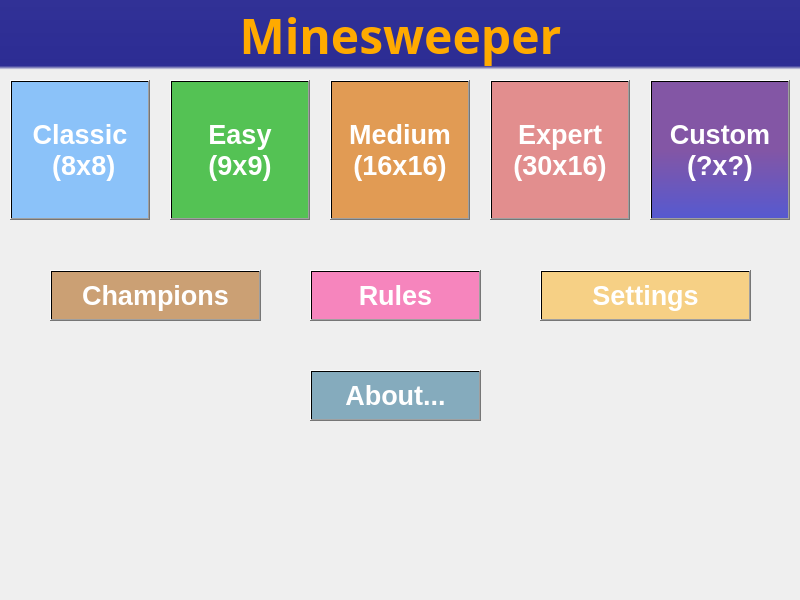
<?xml version="1.0" encoding="UTF-8"?>
<ui version="4.0">
 <class>Main_menu</class>
 <widget class="QMainWindow" name="Main_menu">
  <property name="geometry">
   <rect>
    <x>0</x>
    <y>0</y>
    <width>800</width>
    <height>600</height>
   </rect>
  </property>
  <property name="minimumSize">
   <size>
    <width>800</width>
    <height>600</height>
   </size>
  </property>
  <property name="maximumSize">
   <size>
    <width>800</width>
    <height>600</height>
   </size>
  </property>
  <property name="windowTitle">
   <string>Minesweeper</string>
  </property>
  <property name="windowIcon">
   <iconset resource="images.qrc">
    <normaloff>:/icons/img/Game_icon.png</normaloff>:/icons/img/Game_icon.png</iconset>
  </property>
  <property name="autoFillBackground">
   <bool>false</bool>
  </property>
  <property name="styleSheet">
   <string notr="true">background-image: url(:/backgrounds/img/background_menu.jpg);</string>
  </property>
  <widget class="QWidget" name="centralwidget">
   <widget class="QPushButton" name="pushButton">
    <property name="geometry">
     <rect>
      <x>490</x>
      <y>80</y>
      <width>140</width>
      <height>140</height>
     </rect>
    </property>
    <property name="sizePolicy">
     <sizepolicy hsizetype="Minimum" vsizetype="Fixed">
      <horstretch>0</horstretch>
      <verstretch>0</verstretch>
     </sizepolicy>
    </property>
    <property name="font">
     <font>
      <pointsize>20</pointsize>
      <bold>true</bold>
     </font>
    </property>
    <property name="layoutDirection">
     <enum>Qt::LeftToRight</enum>
    </property>
    <property name="autoFillBackground">
     <bool>false</bool>
    </property>
    <property name="styleSheet">
     <string notr="true">background-image: url(:/backgrounds/img/clear.png);
color: rgb(255, 255, 255);
background-color: qlineargradient(spread:pad, x1:0, y1:0, x2:0, y2:0.779, stop:1 rgba(207, 0, 0, 104));</string>
    </property>
    <property name="text">
     <string>Expert
(30x16)</string>
    </property>
    <property name="autoExclusive">
     <bool>false</bool>
    </property>
   </widget>
   <widget class="QPushButton" name="pushButton_2">
    <property name="geometry">
     <rect>
      <x>330</x>
      <y>80</y>
      <width>140</width>
      <height>140</height>
     </rect>
    </property>
    <property name="sizePolicy">
     <sizepolicy hsizetype="Minimum" vsizetype="Fixed">
      <horstretch>0</horstretch>
      <verstretch>0</verstretch>
     </sizepolicy>
    </property>
    <property name="font">
     <font>
      <pointsize>20</pointsize>
      <bold>true</bold>
     </font>
    </property>
    <property name="layoutDirection">
     <enum>Qt::LeftToRight</enum>
    </property>
    <property name="autoFillBackground">
     <bool>false</bool>
    </property>
    <property name="styleSheet">
     <string notr="true">background-image: url(:/backgrounds/img/clear.png);
color: rgb(255, 255, 255);
background-color: qlineargradient(spread:pad, x1:0, y1:0, x2:0, y2:0.779, stop:1 rgba(218, 109, 0, 165));</string>
    </property>
    <property name="text">
     <string>Medium
(16x16)</string>
    </property>
    <property name="autoExclusive">
     <bool>false</bool>
    </property>
   </widget>
   <widget class="QPushButton" name="pushButton_3">
    <property name="geometry">
     <rect>
      <x>170</x>
      <y>80</y>
      <width>140</width>
      <height>140</height>
     </rect>
    </property>
    <property name="sizePolicy">
     <sizepolicy hsizetype="Minimum" vsizetype="Fixed">
      <horstretch>0</horstretch>
      <verstretch>0</verstretch>
     </sizepolicy>
    </property>
    <property name="font">
     <font>
      <pointsize>20</pointsize>
      <bold>true</bold>
     </font>
    </property>
    <property name="layoutDirection">
     <enum>Qt::LeftToRight</enum>
    </property>
    <property name="autoFillBackground">
     <bool>false</bool>
    </property>
    <property name="styleSheet">
     <string notr="true">background-image: url(:/backgrounds/img/clear.png);
color: rgb(255, 255, 255);
background-color: qlineargradient(spread:pad, x1:0, y1:0, x2:0, y2:0.779, stop:1 rgba(0, 170, 0, 165));</string>
    </property>
    <property name="text">
     <string>Easy 
(9x9)</string>
    </property>
    <property name="autoExclusive">
     <bool>false</bool>
    </property>
   </widget>
   <widget class="QPushButton" name="pushButton_4">
    <property name="geometry">
     <rect>
      <x>10</x>
      <y>80</y>
      <width>140</width>
      <height>140</height>
     </rect>
    </property>
    <property name="sizePolicy">
     <sizepolicy hsizetype="Minimum" vsizetype="Fixed">
      <horstretch>0</horstretch>
      <verstretch>0</verstretch>
     </sizepolicy>
    </property>
    <property name="maximumSize">
     <size>
      <width>140</width>
      <height>140</height>
     </size>
    </property>
    <property name="font">
     <font>
      <pointsize>20</pointsize>
      <bold>true</bold>
     </font>
    </property>
    <property name="layoutDirection">
     <enum>Qt::LeftToRight</enum>
    </property>
    <property name="autoFillBackground">
     <bool>false</bool>
    </property>
    <property name="styleSheet">
     <string notr="true">background-image: url(:/backgrounds/img/clear.png);
background-color: qlineargradient(spread:pad, x1:0, y1:0, x2:0, y2:0.779, stop:1 rgba(85, 170, 255, 165));
color: rgb(255, 255, 255);
</string>
    </property>
    <property name="text">
     <string>Classic 
 (8x8)</string>
    </property>
    <property name="autoExclusive">
     <bool>false</bool>
    </property>
   </widget>
   <widget class="QPushButton" name="pushButton_5">
    <property name="geometry">
     <rect>
      <x>650</x>
      <y>80</y>
      <width>140</width>
      <height>140</height>
     </rect>
    </property>
    <property name="sizePolicy">
     <sizepolicy hsizetype="Minimum" vsizetype="Fixed">
      <horstretch>0</horstretch>
      <verstretch>0</verstretch>
     </sizepolicy>
    </property>
    <property name="font">
     <font>
      <pointsize>20</pointsize>
      <bold>true</bold>
     </font>
    </property>
    <property name="layoutDirection">
     <enum>Qt::LeftToRight</enum>
    </property>
    <property name="autoFillBackground">
     <bool>false</bool>
    </property>
    <property name="styleSheet">
     <string notr="true">background-image: url(:/new/icons/icons/clear.png);
color: rgb(255, 255, 255);
background-color: qlineargradient(spread:pad, x1:0, y1:0.5, x2:0, y2:1, stop:0 rgba(70, 0, 124, 163), stop:1 rgba(0, 5, 190, 163));</string>
    </property>
    <property name="text">
     <string>Custom
(?x?)</string>
    </property>
    <property name="autoExclusive">
     <bool>false</bool>
    </property>
   </widget>
   <widget class="QLabel" name="label">
    <property name="geometry">
     <rect>
      <x>0</x>
      <y>0</y>
      <width>801</width>
      <height>71</height>
     </rect>
    </property>
    <property name="font">
     <font>
      <family>Segoe UI Semibold</family>
      <pointsize>36</pointsize>
      <bold>true</bold>
     </font>
    </property>
    <property name="layoutDirection">
     <enum>Qt::LeftToRight</enum>
    </property>
    <property name="autoFillBackground">
     <bool>false</bool>
    </property>
    <property name="styleSheet">
     <string notr="true">background-image: url(:/new/icons/icons/clear.png);
background-color: qlineargradient(spread:pad, x1:0, y1:0, x2:0, y2:1, stop:0 rgba(0, 0, 127, 203), stop:0.926966 rgba(0, 0, 127, 208), stop:0.98 rgba(0, 0, 127, 0), stop:1 rgba(0, 0, 0, 0));
color: rgb(255, 170, 0);</string>
    </property>
    <property name="frameShape">
     <enum>QFrame::NoFrame</enum>
    </property>
    <property name="lineWidth">
     <number>0</number>
    </property>
    <property name="text">
     <string>Minesweeper</string>
    </property>
    <property name="textFormat">
     <enum>Qt::AutoText</enum>
    </property>
    <property name="scaledContents">
     <bool>false</bool>
    </property>
    <property name="alignment">
     <set>Qt::AlignCenter</set>
    </property>
    <property name="wordWrap">
     <bool>false</bool>
    </property>
    <property name="textInteractionFlags">
     <set>Qt::NoTextInteraction</set>
    </property>
   </widget>
   <widget class="QPushButton" name="pushButton_6">
    <property name="geometry">
     <rect>
      <x>310</x>
      <y>270</y>
      <width>171</width>
      <height>51</height>
     </rect>
    </property>
    <property name="sizePolicy">
     <sizepolicy hsizetype="Minimum" vsizetype="Fixed">
      <horstretch>0</horstretch>
      <verstretch>0</verstretch>
     </sizepolicy>
    </property>
    <property name="font">
     <font>
      <pointsize>20</pointsize>
      <bold>true</bold>
     </font>
    </property>
    <property name="layoutDirection">
     <enum>Qt::LeftToRight</enum>
    </property>
    <property name="autoFillBackground">
     <bool>false</bool>
    </property>
    <property name="styleSheet">
     <string notr="true">background-image: url(:/backgrounds/img/clear.png);
color: rgb(255, 255, 255);
background-color: qlineargradient(spread:pad, x1:0, y1:0.5, x2:0, y2:1, stop:0 rgba(255, 0, 127, 113));</string>
    </property>
    <property name="text">
     <string>Rules</string>
    </property>
    <property name="icon">
     <iconset resource="images.qrc">
      <normaloff>:/icons/img/Rules.png</normaloff>:/icons/img/Rules.png</iconset>
    </property>
    <property name="iconSize">
     <size>
      <width>40</width>
      <height>40</height>
     </size>
    </property>
    <property name="autoExclusive">
     <bool>false</bool>
    </property>
   </widget>
   <widget class="QPushButton" name="pushButton_7">
    <property name="geometry">
     <rect>
      <x>540</x>
      <y>270</y>
      <width>211</width>
      <height>51</height>
     </rect>
    </property>
    <property name="sizePolicy">
     <sizepolicy hsizetype="Minimum" vsizetype="Fixed">
      <horstretch>0</horstretch>
      <verstretch>0</verstretch>
     </sizepolicy>
    </property>
    <property name="font">
     <font>
      <pointsize>20</pointsize>
      <bold>true</bold>
     </font>
    </property>
    <property name="layoutDirection">
     <enum>Qt::LeftToRight</enum>
    </property>
    <property name="autoFillBackground">
     <bool>false</bool>
    </property>
    <property name="styleSheet">
     <string notr="true">background-image: url(:/backgrounds/img/clear.png);
background-color: qlineargradient(spread:pad, x1:0, y1:0.5, x2:0, y2:1, stop:0 rgba(255, 170, 0, 113));
color: rgb(255, 255, 255);
</string>
    </property>
    <property name="text">
     <string>Settings</string>
    </property>
    <property name="icon">
     <iconset resource="images.qrc">
      <normaloff>:/icons/img/Settings.png</normaloff>:/icons/img/Settings.png</iconset>
    </property>
    <property name="iconSize">
     <size>
      <width>40</width>
      <height>40</height>
     </size>
    </property>
    <property name="autoExclusive">
     <bool>false</bool>
    </property>
   </widget>
   <widget class="QPushButton" name="pushButton_8">
    <property name="geometry">
     <rect>
      <x>50</x>
      <y>270</y>
      <width>211</width>
      <height>51</height>
     </rect>
    </property>
    <property name="sizePolicy">
     <sizepolicy hsizetype="Minimum" vsizetype="Fixed">
      <horstretch>0</horstretch>
      <verstretch>0</verstretch>
     </sizepolicy>
    </property>
    <property name="font">
     <font>
      <pointsize>20</pointsize>
      <bold>true</bold>
     </font>
    </property>
    <property name="layoutDirection">
     <enum>Qt::LeftToRight</enum>
    </property>
    <property name="autoFillBackground">
     <bool>false</bool>
    </property>
    <property name="styleSheet">
     <string notr="true">background-image: url(:/backgrounds/img/clear.png);
color: rgb(255, 255, 255);
background-color: qlineargradient(spread:pad, x1:0, y1:0.5, x2:0, y2:1, stop:0 rgba(170, 85, 0, 131));</string>
    </property>
    <property name="text">
     <string>Champions</string>
    </property>
    <property name="icon">
     <iconset resource="images.qrc">
      <normaloff>:/icons/img/Champions.png</normaloff>:/icons/img/Champions.png</iconset>
    </property>
    <property name="iconSize">
     <size>
      <width>30</width>
      <height>30</height>
     </size>
    </property>
    <property name="autoExclusive">
     <bool>false</bool>
    </property>
   </widget>
   <widget class="QPushButton" name="pushButton_9">
    <property name="geometry">
     <rect>
      <x>310</x>
      <y>370</y>
      <width>171</width>
      <height>51</height>
     </rect>
    </property>
    <property name="sizePolicy">
     <sizepolicy hsizetype="Minimum" vsizetype="Fixed">
      <horstretch>0</horstretch>
      <verstretch>0</verstretch>
     </sizepolicy>
    </property>
    <property name="font">
     <font>
      <pointsize>20</pointsize>
      <bold>true</bold>
     </font>
    </property>
    <property name="layoutDirection">
     <enum>Qt::LeftToRight</enum>
    </property>
    <property name="autoFillBackground">
     <bool>false</bool>
    </property>
    <property name="styleSheet">
     <string notr="true">background-image: url(:/backgrounds/img/clear.png);
color: rgb(255, 255, 255);
background-color: qlineargradient(spread:pad, x1:0, y1:0.5, x2:0, y2:1, stop:0 rgba(0, 85, 127, 113));</string>
    </property>
    <property name="text">
     <string>About...</string>
    </property>
    <property name="autoExclusive">
     <bool>false</bool>
    </property>
   </widget>
  </widget>
 </widget>
 <resources>
  <include location="images.qrc"/>
 </resources>
 <connections/>
</ui>
